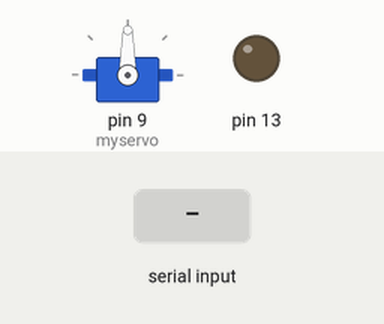
This sketch was run on a simulated Arduino Uno, built with avr-gcc and run on an emulated ATmega328P. On the bench: servo, output pins drawn as LEDs (lit = HIGH). The inputs (shaded band) are chosen by the test bench.

Above: at 1.2 s.
1.3 s: "30,150\n" received over Serial
At 2.9 s:
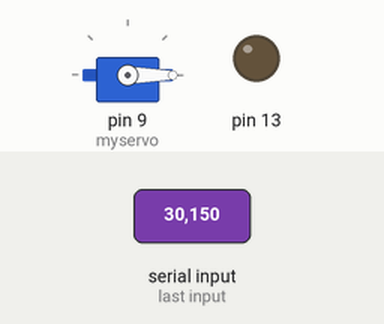
3.8 s: "90,45\n" received over Serial
At 4.6 s:
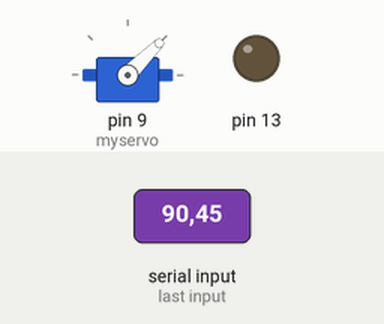
6.3 s: "200\n" received over Serial
At 7.1 s:
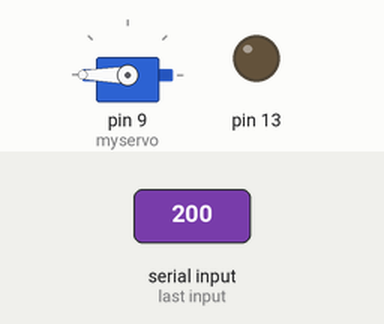
Timing chart, 0 to 9.3 s (numbered marks = the images above; inputs shaded):
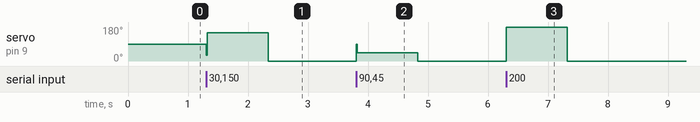

The sketch:

python_arduino.ino
```cpp
#include <Servo.h>

Servo myservo;  // create servo object to control a servo

int pos = 0;    // variable to store the servo position

void setup() {
  Serial.begin(9600);
  pinMode(13, OUTPUT);
  myservo.attach(9);  // attaches the servo on pin 9 to the servo object
}

void loop() {
  while (Serial.available() > 0) {
    long value = Serial.parseInt(); //숫자로 된 문자열을 숫자로 바꿔준다.
    myservo.write(value);
    delay(15);
  }
}
```

Measured:
- after the input at 1.3 s, servo on pin 9 (myservo): 90° → 150° at once, → 0° 1.0 s later
- after the input at 3.8 s, servo on pin 9 (myservo): 0° → 45° at once, → 0° 1.0 s later
- after the input at 6.3 s, servo on pin 9 (myservo): 0° → 180° at once, → 0° 1.0 s later
